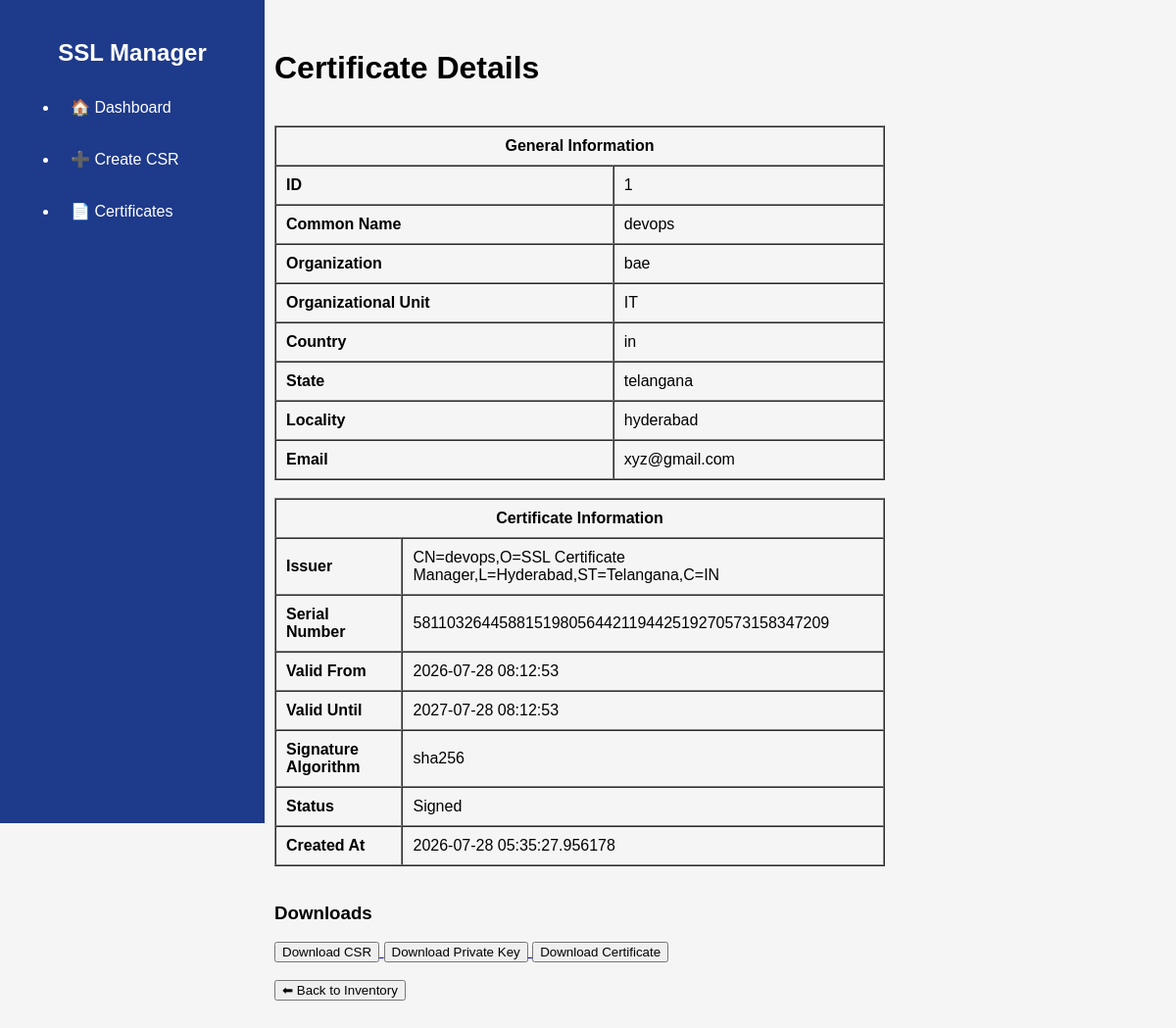
Page /certificate/1 on the committed database.
### app/database/models.py (models this page shows)
class CertificateRequest(Base):
    __tablename__ = "certificate_requests"
    id = Column(Integer, primary_key=True, index=True)
    common_name = Column(String, nullable=False)
    organization = Column(String, nullable=False)
    organizational_unit = Column(String)
    country = Column(String)
    state = Column(String)
    locality = Column(String)
    email = Column(String)
    key_path = Column(String)
    csr_path = Column(String)
    certificate_path = Column(String, nullable=True)
    issuer = Column(String, nullable=True)
    serial_number = Column(String, nullable=True)
    valid_from = Column(DateTime, nullable=True)
    valid_until = Column(DateTime, nullable=True)
    signature_algorithm = Column(String, nullable=True)
    status = Column(String, default="Generated")
    created_at = Column(DateTime, default=datetime.utcnow)

### app/routers/certificates.py (the view)
@router.get("/certificate/{certificate_id}", response_class=HTMLResponse)
async def certificate_details(
    request: Request,
    certificate_id: int,
):
    db = SessionLocal()
    certificate = get_certificate_by_id(
        db,
        certificate_id,
    )
    db.close()
    if not certificate:
        return {"error": "Certificate not found"}
    return templates.TemplateResponse(
        request=request,
        name="certificate_details.html",
        context={
            "request": request,
            "certificate": certificate,
        },
    )

### app/templates/certificate_details.html
{% extends "base.html" %}
{% block content %}
<h1>Certificate Details</h1>
<br>
<table border="1" cellpadding="10" cellspacing="0" width="70%">
    <tr>
        <th colspan="2">
            General Information
        </th>
    </tr>
    <tr>
        <td><b>ID</b></td>
        <td>{{ certificate.id }}</td>
    </tr>
    <tr>
        <td><b>Common Name</b></td>
        <td>{{ certificate.common_name }}</td>
    </tr>
    <tr>
        <td><b>Organization</b></td>
        <td>{{ certificate.organization }}</td>
    </tr>
    <tr>
        <td><b>Organizational Unit</b></td>
        <td>{{ certificate.organizational_unit }}</td>
    </tr>
    <tr>
        <td><b>Country</b></td>
        <td>{{ certificate.country }}</td>
    </tr>
    <tr>
        <td><b>State</b></td>
        <td>{{ certificate.state }}</td>
    </tr>
    <tr>
        <td><b>Locality</b></td>
        <td>{{ certificate.locality }}</td>
    </tr>
    <tr>
        <td><b>Email</b></td>
        <td>{{ certificate.email }}</td>
    </tr>
</table>
<br>
<table border="1" cellpadding="10" cellspacing="0" width="70%">
    <tr>
        <th colspan="2">
            Certificate Information
        </th>
    </tr>
    <tr>
        <td><b>Issuer</b></td>
        <td>{{ certificate.issuer or "-" }}</td>
    </tr>
    <tr>
        <td><b>Serial Number</b></td>
        <td>{{ certificate.serial_number or "-" }}</td>
    </tr>
    <tr>
        <td><b>Valid From</b></td>
        <td>{{ certificate.valid_from or "-" }}</td>
    </tr>
    <tr>
        <td><b>Valid Until</b></td>
        <td>{{ certificate.valid_until or "-" }}</td>
    </tr>
    <tr>
        <td><b>Signature Algorithm</b></td>
        <td>{{ certificate.signature_algorithm or "-" }}</td>
    </tr>
    <tr>
        <td><b>Status</b></td>
        <td>{{ certificate.status }}</td>
    </tr>
    <tr>
        <td><b>Created At</b></td>
        <td>{{ certificate.created_at }}</td>
    </tr>
</table>
<br>
<h3>Downloads</h3>
<a href="/download/csr/{{ certificate.id }}">
    <button>Download CSR</button>
</a>
<a href="/download/key/{{ certificate.id }}">
    <button>Download Private Key</button>
</a>
{% if certificate.certificate_path %}
<a href="/download/certificate/{{ certificate.id }}">
    <button>Download Certificate</button>
</a>
{% endif %}
<br><br>
<a href="/certificates">
    <button>⬅ Back to Inventory</button>
</a>
{% endblock %}

### app/static/css/style.css (style rules this page uses)
body { margin: 0; font-family: Arial; background: #f5f5f5; }

### rows in the picture
CertificateRequest: id "1", common_name "devops", organization "bae", organizational_unit "IT", country "in", state "telangana", locality "hyderabad", email "xyz@gmail.com", issuer "CN=devops,O=SSL Certificate Manager,L=Hyderabad,ST=Telangana,C=IN", serial_number "581103264458815198056442119442519270573158347209", valid_from "2026-07-28 08:12:53", valid_until "2027-07-28 08:12:53", signature_algorithm "sha256", status "Signed", created_at "2026-07-28 05:35:27.956178"
